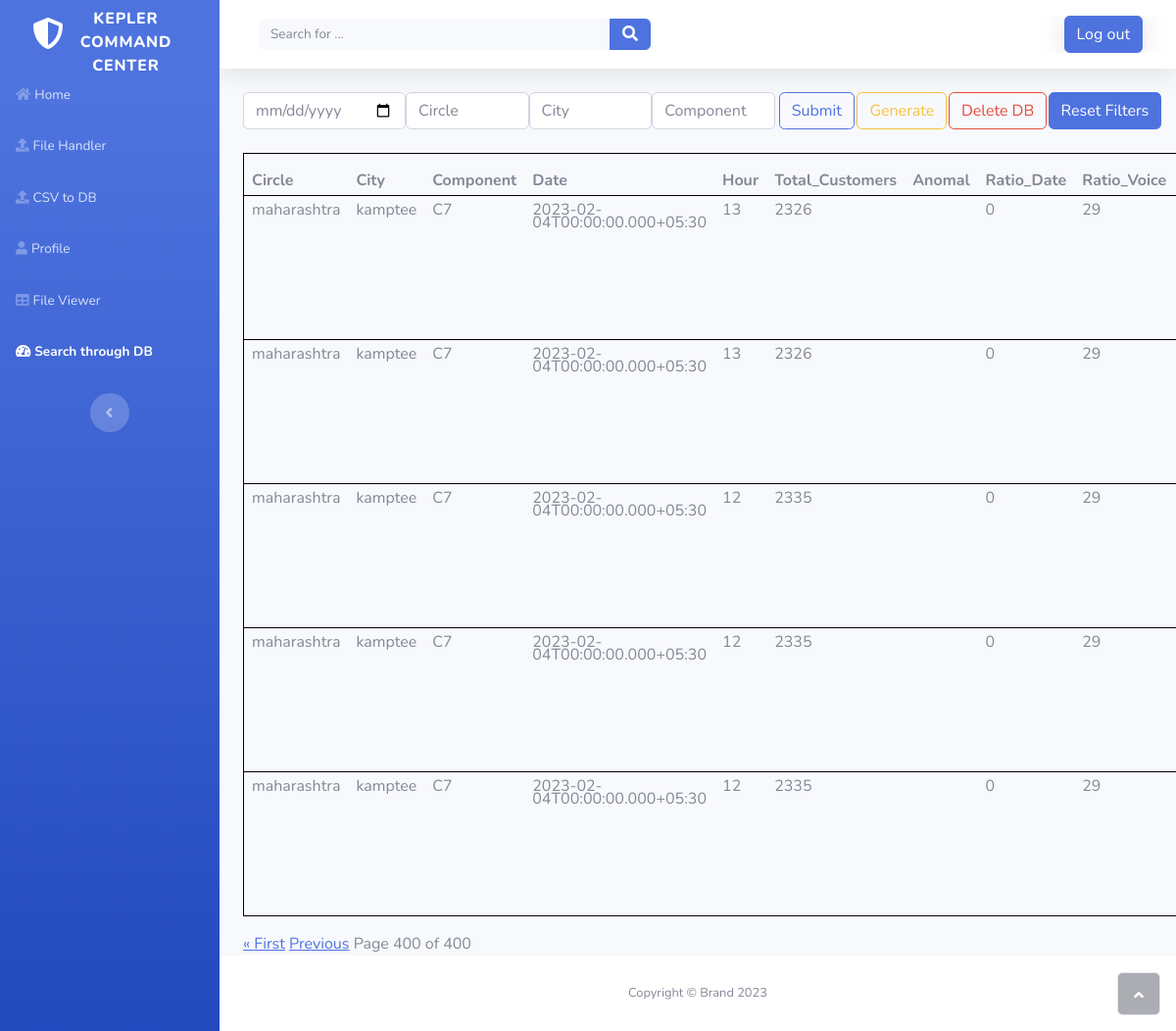
/sales/?page=400 (signed in), run on the app's committed database.
### home/models.py (models this page shows, shortened)
class CovertedToDB(models.Model):
    Monitering_Date=models.DateField(auto_now=False,null=True,blank=True,auto_now_add=False)
    user_name = models.ForeignKey(User,on_delete=models.CASCADE,null=True,blank=True)
    Circle=models.CharField(max_length=100,null=True,blank=True)
    City=models.CharField(max_length=100,null=True,blank=True)
    Component=models.CharField(max_length=100,null=True,blank=True)
    Date=models.CharField(max_length=100,null=True,blank=True)
    Hour=models.IntegerField(null=True,blank=True)
    Total_Customers=models.IntegerField(null=True,blank=True)
    Anomal=models.CharField(max_length=100,null=True,blank=True)
    Ratio_Date=models.IntegerField(null=True,blank=True)
    Ratio_Voice=models.IntegerField(null=True,blank=True)
    Ratio_HSI=models.IntegerField(null=True,blank=True)
    cluster_issue=models.CharField(max_length=100,null=True,blank=True)
    Data_Volume=models.IntegerField(null=True,blank=True)
    Data_Volume_Formula=models.IntegerField(null=True,blank=True)
    Data_Volume_mean=models.IntegerField(null=True,blank=True)
    Data_Volume_std=models.IntegerField(null=True,blank=True)
    Voice_Affected_Users=models.IntegerField(null=True,blank=True)
    Voice_Affected_Users_Formula=models.IntegerField(null=True,blank=True)
    Voice_Affected_Users_mean=models.IntegerField(null=True,blank=True)
    Voice_Affected_Users_std=models.IntegerField(null=True,blank=True)
    HSI_Affected_Users=models.IntegerField(null=True,blank=True)
    HSI_Affected_Users_Formula=models.IntegerField(null=True,blank=True)
    HSI_Affected_Users_mean=models.IntegerField(null=True,blank=True)
    HSI_Affected_Users_std=models.IntegerField(null=True,blank=True)
    Data_Change=models.FloatField(null=True,blank=True)
    Voice_Change=models.FloatField(null=True,blank=True)
    HSI_Change=models.FloatField(null=True,blank=True)
    num_grids=models.IntegerField(null=True,blank=True)
    num_cells=models.IntegerField(null=True,blank=True)
    num_sectors=models.IntegerField(null=True,blank=True)
    Indoor_Freqency_850=models.IntegerField(null=True,blank=True)
    Indoor_Freqency_1800=models.IntegerField(null=True,blank=True)
    Indoor_Freqency_2300=models.IntegerField(null=True,blank=True)
    prb_20=models.IntegerField(null=True,blank=True)
    prb_70_90=models.IntegerField(null=True,blank=True)
    prb_90=models.IntegerField(null=True,blank=True)
    prb_20_per=models.FloatField(null=True,blank=True)
    prb_70_90_per=models.FloatField(null=True,blank=True)
    prb_90_per=models.FloatField(null=True,blank=True)
    area=models.FloatField(null=True,blank=True)
    month=models.IntegerField(null=True,blank=True)
    week=models.IntegerField(null=True,blank=True)
    total_users_data_complaints=models.IntegerField(null=True,blank=True)
    total_users_vvm_complaints=models.IntegerField(null=True,blank=True)
    total_users_covergae_complaints=models.IntegerField(null=True,blank=True)
    total_users_other_complaints=models.IntegerField(null=True,blank=True)
    totla_upc_generated=models.IntegerField(null=True,blank=True)
    Polygon=models.CharField(max_length=100,null=True,blank=True)
    lat=models.FloatField(null=True,blank=True)
    lon=models.FloatField(null=True,blank=True)
    class Meta:
        verbose_name_plural = "CovertedToDB"

### home/views.py (the view, shortened to what this page needs)
# urls.py: path('sales/', views.CovertedToDB_list, name='dblist'),
@login_required(login_url='login')
def CovertedToDB_list(request):
    queryset = CovertedToDB.objects.filter(user_name=request.user)
    date=request.GET.get('filterdate')
    city = request.GET.get('city')
    circle = request.GET.get('circle')
    component = request.GET.get('component')
    page = request.GET.get('page')
    if date:
        request.session['filterdate'] = date
    elif page is not None:
        date = request.session.get('filterdate')
    if city:
        request.session['city'] = city
    elif  page is not None:
        city = request.session.get('city')
    if circle:
        request.session['circle'] = circle
    elif  page is not None:
        circle = request.session.get('circle')
    if component:
        request.session['component'] = component
    elif  page is not None:
        component = request.session.get('component')
    if city and date:
        queryset = queryset.filter(City__icontains=city,Monitering_Date=date)
    if circle and date:
        queryset = queryset.filter(Circle__icontains=circle,Monitering_Date=date)
    if component and date:
        queryset = queryset.filter(Component__icontains=component,Monitering_Date=date)
    if city and circle and component and date:
        queryset = queryset.filter(City__icontains=city, Circle__icontains=circle, Component__icontains=component,Monitering_Date=date)
    elif city and circle and date:
        queryset = queryset.filter(City__icontains=city, Circle__icontains=circle,Monitering_Date=date)
    elif city and component and date:
        queryset = queryset.filter(City__icontains=city, Component__icontains=component,Monitering_Date=date)
    elif circle and component and date:
        queryset = queryset.filter(Circle__icontains=circle, Component__icontains=component,Monitering_Date=date)
    paginator = Paginator(queryset, 5)
    venues = paginator.get_page(page)
    search= request.GET.get('searchbutton')
    generate=request.GET.get('generatebutton')
    delete=request.GET.get('deletebutton')
    reset=request.GET.get("resetbutton")
    if generate:
        messages.success(request,"Filtered Data Sucessfully.")
        data = list(queryset.values())
        df = pd.DataFrame(data)
        map_yt={'version': 'v1', 'config': {'visState': {'filters': [], 'layers': [{'id': '61hdpp8', 'type': 'geojson', 'config': {'dataId': 'Data', 'label': 'Data', 'color': [179, 173, 158], 'columns': {'geojson': 'Polygon'}, 'isVisible': True, 'visConfig': {'opacity': 0.8, 'strokeOpacity': 0.8, 'thickness': 0.5, 'strokeColor': [18, 147, 154], 'colorRange': {'name': 'Uber Viz Diverging 1.5', 'type': 'diverging', 'category': 'Uber', 'colors': ['#00939C', '#5DBABF', '#BAE1E2', '#F8C0AA', '#DD7755', '#C22E00']}, 'strokeColorRange': {'name': 'Global Warming', 'type': 'sequential', 'category': 'Uber', 'colors': ['#5A1846', '#900C3F', '#C70039', '#E3611C', '#F1920E', '#FFC300']}, 'radius': 10, 'sizeRange': [0, 10], 'radiusRange': [0, 50], 'heightRange': [0, 500], 'elevationScale': 5, 'enableElevationZoomFactor': True, 'stroked': False, 'filled': True, 'enable3d': False, 'wireframe': False}, 'hidden': False, 'textLabel': [{'field': None, 'color': [255, 255, 255], 'size': 18, 'offset': [0, 0], 'anchor': 'start', 'alignment': 'center'}]}, 'visualChannels': {'colorField': {'name': 'Voice Affected Users', 'type': 'integer'}, 'colorScale': 'quantile', 'strokeColorField': None, 'strokeColorScale': 'quantile', 'sizeField': None, 'sizeScale': 'linear', 'heightField': None, 'heightScale': 'linear', 'radiusField': None, 'radiusScale': 'linear'}}, {'id': 'tncz8r', 'type': 'point', 'config': {'dataId': 'Point', 'label': 'Point', 'color': [25, 20, 16], 'columns': {'lat': 'lat', 'lng': 'lon', 'altitude': None}, 'isVisible': True, 'visConfig': {'radius': 12.9, 'fixedRadius': False, 'opacity': 0.8, 'outline': False, 'thickness': 2, 'strokeColor': None, 'colorRange': {'name': 'Global Warming', 'type': 'sequential', 'category': 'Uber', 'colors': ['#5A1846', '#900C3F', '#C70039', '#E3611C', '#F1920E', '#FFC300']}, 'strokeColorRange': {'name': 'Global Warming', 'type': 'sequential', 'category': 'Uber', 'colors': ['#5A1846', '#900C3F', '#C70039', '#E3611C', '#F1920E', '#FFC300']}, 'radiusRange': [0, 50], 'filled': True}, 'hidden': False, 'textLabel': [{'field': None, 'color': [255, 255, 255], 'size': 18, 'offset': [0, 0], 'anchor': 'start', 'alignment': 'center'}]}, 'visualChannels': {'colorField': None, 'colorScale': 'quantile', 'strokeColorField': None, 'strokeColorScale': 'quantile', 'sizeField': None, 'sizeScale': 'linear'}}], 'interactionConfig': {'tooltip': {'fieldsToShow': {'Data': [{'name': 'Circle', 'format': None}, {'name': 'City', 'format': None}, {'name': 'Component', 'format': None}, {'name': 'Date', 'format': None}, {'name': 'Hour', 'format': None}], 'Point': [{'name': 'Component', 'format': None}, {'name': 'Circle', 'format': None}, {'name': 'City', 'format': None}]}, 'compareMode': False, 'compareType': 'absolute', 'enabled': True}, 'brush': {'size': 0.5, 'enabled': False}, 'geocoder': {'enabled': False}, 'coordinate': {'enabled': False}}, 'layerBlending': 'normal', 'splitMaps': [], 'animationConfig': {'currentTime': None, 'speed': 1}}, 'mapState': {'bearing': 0, 'dragRotate': False, 'latitude': 21.13187210920387, 'longitude': 72.84256936234655, 'pitch': 0, 'zoom': 10.398997018768425, 'isSplit': False}, 'mapStyle': {'styleType': 'light', 'topLayerGroups': {}, 'visibleLayerGroups': {'label': True, 'road': True, 'border': False, 'building': True, 'water': True, 'land': True, '3d building': False}, 'threeDBuildingColor': [218.82023004728686, 223.47597962276103, 223.47597962276103], 'mapStyles': {}}}}
        showtime = datetime.datetime.now().strftime("%Y_%m_%d[%H_%M_%S]")
        merge_df=df.iloc[:,3:-2]
        point=df.iloc[:,3:6]
        position=df.iloc[:,-2:]
        point_df = pd.concat([point, position], axis=1, join='inner')
        map_dual = KeplerGl(height=700)
        map_dual.save_to_html(data={'Data': merge_df,'Point':point_df},file_name=f'media/Kepler_{showtime}.html',config=map_yt)
        messages.success(request,"Kepler File Generated. View File Explorer")
        file=f"Kepler_{showtime}.html"
        file_path=os.path.basename(file)
        fileupload=Upload.objects.create(user_name=request.user,file=file_path)
        fileupload.save()
        context = {'venues': venues}
        return render(request, 'filter.html', context)
    elif delete:
        data=CovertedToDB.objects.filter(user_name=request.user).delete()
        messages.success(request,"Fil is Deleted!")
        context = {'venues': venues}
        return render(request, 'filter.html', context)
    elif search:
        messages.success(request,"Filtered Data Sucessfully.")
        context = {'venues': venues}
        return render(request, 'filter.html', context)
    else:
        context = {'venues': venues}
        return render(request, 'filter.html', context)

### templates/filter.html (shortened to what this page needs)
{% extends './common/base.html' %}
{% load static %}
{% block content %}
<div class="container">
    <form method="GET">
        <div class="form">
            <div class="row-md-4" style="display:flex">
                <div class="form-group">
                    <input type="date" class="form-control" id="dateInput" placeholder="Date" name="filterdate"
                        value="{% if request.session.filterdate %}{{request.session.filterdate}}{% else %}{{request.GET.filterdate}}{% endif %}" required>
                </div>
                <div class="form-group">
                    <input type="text" class="form-control" id="circleInput" placeholder="Circle" name="circle"
                        value="{{ request.GET.circle }}">
                </div>
                <div class="form-group">
                    <input type="text" class="form-control" id="cityInput" placeholder="City" name="city"
                        value="{{ request.GET.city }}" >
                </div>
                <div class="form-group">
                    <input type="text" class="form-control" id="componentInput" placeholder="Component" name="component"
                        value="{{ request.GET.component }}" >
                </div>
                <div class="form-group">
                    <input type="submit" name="searchbutton" class="btn btn-outline-primary" style="margin-left: 5%;"></input>
                </div>
                <div class="form-group">
                    <input type="submit" name="generatebutton" class="btn btn-outline-warning" value="Generate" style="margin-left: 7%;"></input>
                </div>
                <div class="form-group">
                    <input type="submit" name="deletebutton" class="btn btn-outline-danger" value="Delete DB" style="margin-left: 8%;"></input>
                </div>
                <div class="form-group">
                    <input type="submit" name="resetbutton" class="btn btn-primary" value="Reset Filters" style="margin-left: 8%;"></input>
                </div>
            </div>
    </form>
    <br>
    <table class="table"  style=" border: 1px solid black;border-collapse: collapse;line-height:13px">
        <thead>
            <tr>
                <th>Circle</th>
                <th>City</th>
                <th>Component</th>
                <th>Date</th>
                <th>Hour</th>
                <th>Total_Customers</th>
                <th>Anomal</th>
                <th>Ratio_Date</th>
                <th>Ratio_Voice</th>
            </tr>
        </thead>
        <tbody>
            {% for i in venues %}
            <tr>
                <td>{{i.Circle}}</td>
                <td>{{i.City}}</td>
                <td>{{i.Component}}</td>
                <td>{{i.Date}}</td>
                <td>{{i.Hour}}</td>
                <td>{{i.Total_Customers}}</td>
                <td>{{i.Anomal}}</td>
                <td>{{i.Ratio_Date}}</td>
                <td>{{i.Ratio_Voice}}</td>
            </tr>
            {% empty %}
            <tr>
                <td colspan="7">No results found.</td>
            </tr>
            {% endfor %}
        </tbody>
    </table>
    {% if venues.has_previous %}
    <a href="?page=1">&laquo First</a>
    <a href="?page={{ venues.previous_page_number }}">Previous</a>
    {% endif %}
    Page {{venues.number}} of {{ venues.paginator.num_pages}}
</div>
{% endblock %}

### data on the page
CovertedToDB: Circle "maharashtra", City "kamptee", Component "C7", Date "2023-02-04T00:00:00.000+05:30", Hour "13", Total_Customers "2326", Ratio_Date "0", Ratio_Voice "29"
CovertedToDB: Circle "maharashtra", City "kamptee", Component "C7", Date "2023-02-04T00:00:00.000+05:30", Hour "13", Total_Customers "2326", Ratio_Date "0", Ratio_Voice "29"
CovertedToDB: Circle "maharashtra", City "kamptee", Component "C7", Date "2023-02-04T00:00:00.000+05:30", Hour "12", Total_Customers "2335", Ratio_Date "0", Ratio_Voice "29"
CovertedToDB: Circle "maharashtra", City "kamptee", Component "C7", Date "2023-02-04T00:00:00.000+05:30", Hour "12", Total_Customers "2335", Ratio_Date "0", Ratio_Voice "29"
CovertedToDB: Circle "maharashtra", City "kamptee", Component "C7", Date "2023-02-04T00:00:00.000+05:30", Hour "12", Total_Customers "2335", Ratio_Date "0", Ratio_Voice "29"

### other printed values
{{ venues.number }} "400"
{{ venues.paginator.num_pages }} "400"
